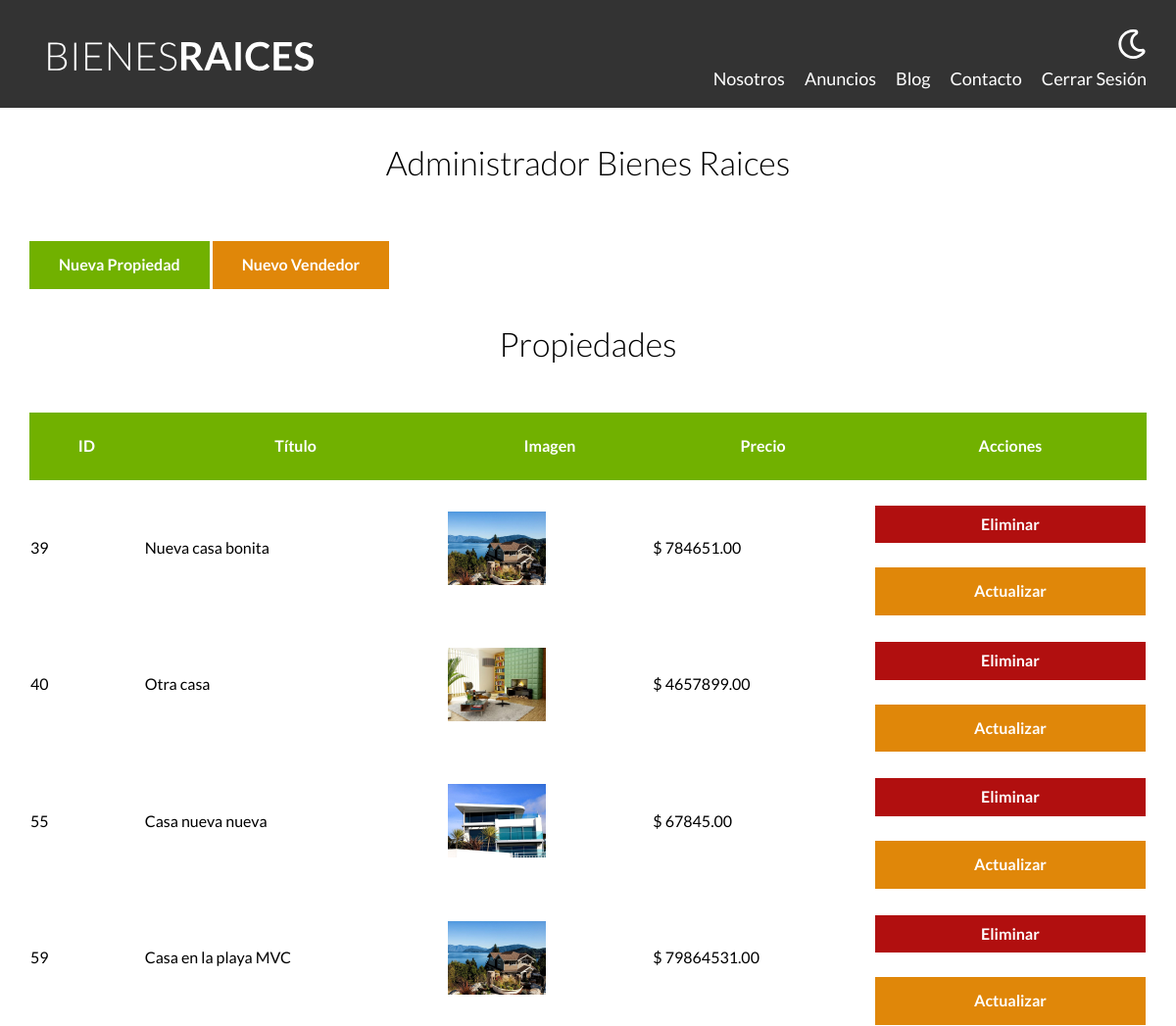
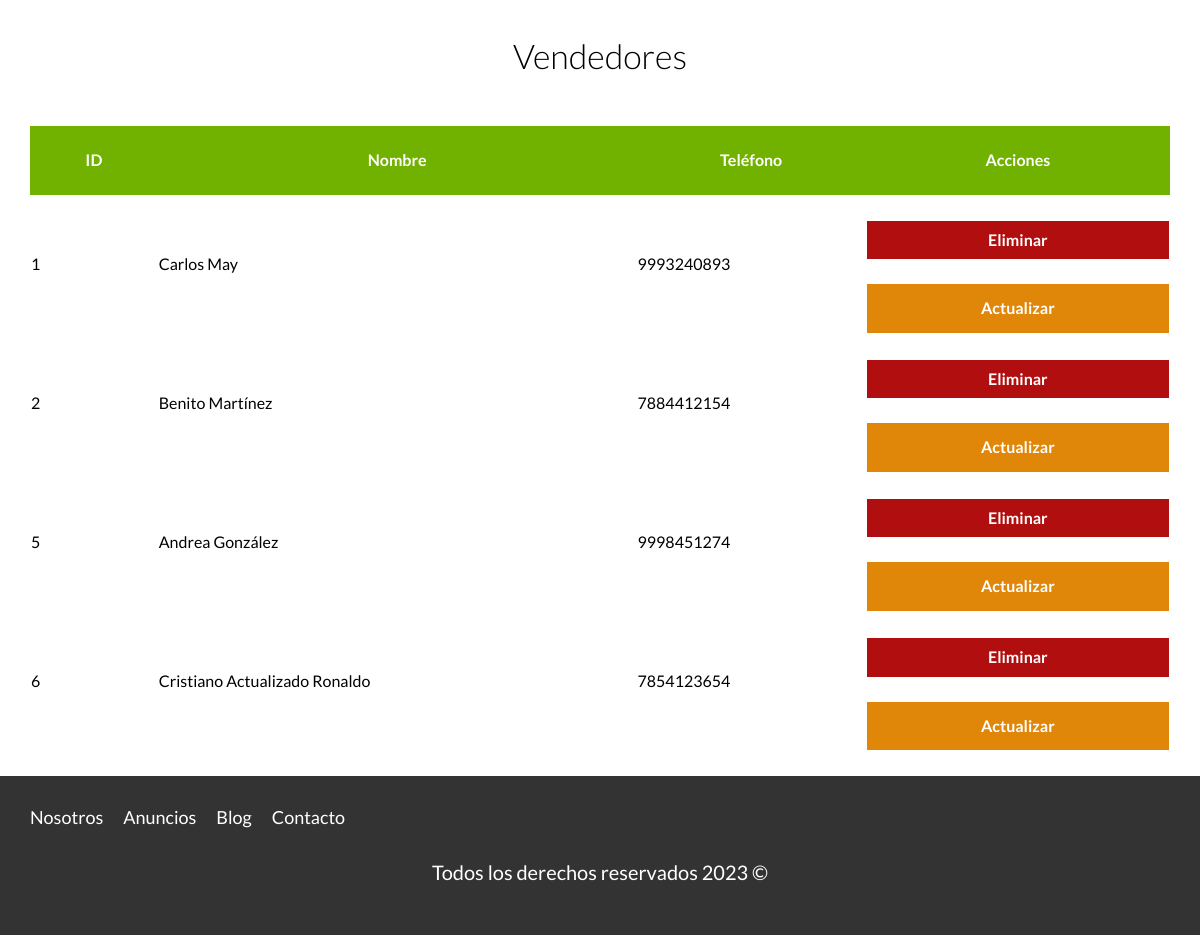
The page /admin (signed in) on the database its author committed (2 pictures, top to bottom).
### tables this page shows
CREATE TABLE `propiedades` (
  `id` int NOT NULL AUTO_INCREMENT,
  `titulo` varchar(45) DEFAULT NULL,
  `precio` decimal(10,2) DEFAULT NULL,
  `imagen` varchar(200) DEFAULT NULL,
  `descripcion` longtext,
  `habitaciones` int DEFAULT NULL,
  `wc` int DEFAULT NULL,
  `estacionamiento` varchar(45) DEFAULT NULL,
  `creado` date DEFAULT NULL,
  `vendedores_id` int NOT NULL,
  PRIMARY KEY (`id`),
  KEY `fk_propiedades_vendedores1_idx` (`vendedores_id`),
  CONSTRAINT `fk_propiedades_vendedores1` FOREIGN KEY (`vendedores_id`) REFERENCES `vendedores` (`id`)
);

CREATE TABLE `vendedores` (
  `id` int NOT NULL AUTO_INCREMENT,
  `nombre` varchar(45) DEFAULT NULL,
  `apellido` varchar(45) DEFAULT NULL,
  `telefono` varchar(10) DEFAULT NULL,
  PRIMARY KEY (`id`)
);

### controllers/PropiedadController.php (called while the page is built, shortened)
<?php
class PropiedadController{
    public static function index(Router $router){
        $propiedades = Propiedad::all();
        $vendedores = Vendedor::all();
        $resultado = $_GET["resultado"] ?? null;
        $router->render("propiedades/admin", [
            "propiedades" => $propiedades,
            "resultado" => $resultado,
            "vendedores" => $vendedores
        ]);
    }
}

### public/index.php (called while the page is built, shortened)
<?php
$router = new Router();
$router->get("/admin", [PropiedadController::class, "index"]);
$router->get("/propiedades/crear", [PropiedadController::class, "crear"]);
$router->post("/propiedades/crear", [PropiedadController::class, "crear"]);
$router->get("/propiedades/actualizar", [PropiedadController::class, "actualizar"]);
$router->post("/propiedades/actualizar", [PropiedadController::class, "actualizar"]);
$router->post("/propiedades/eliminar", [PropiedadController::class, "eliminar"]);
$router->get("/vendedores/crear", [VendedorController::class, "crear"]);
$router->post("/vendedores/crear", [VendedorController::class, "crear"]);
$router->get("/vendedores/actualizar", [VendedorController::class, "actualizar"]);
$router->post("/vendedores/actualizar", [VendedorController::class, "actualizar"]);
$router->post("/vendedores/eliminar", [VendedorController::class, "eliminar"]);
$router->get("/", [PaginasController::class, "index"]);
$router->get("/nosotros", [PaginasController::class, "nosotros"]);
$router->get("/propiedades", [PaginasController::class, "propiedades"]);
$router->get("/propiedad", [PaginasController::class, "propiedad"]);
$router->get("/blog", [PaginasController::class, "blog"]);
$router->get("/entrada", [PaginasController::class, "entrada"]);
$router->get("/contacto", [PaginasController::class, "contacto"]);
$router->post("/contacto", [PaginasController::class, "contacto"]);
$router->get("/login", [LoginController::class, "login"]);
$router->post("/login", [LoginController::class, "login"]);
$router->get("/logout", [LoginController::class, "logout"]);
$router->comprobarRutas();

### models/ActiveRecord.php (called while the page is built, shortened)
<?php
class ActiveRecord{
    protected static $db;
    protected static $tabla = "";
    public static function setDb ($db) {
        self::$db = $db;
    }
    public static function all(){
        $query = "SELECT * FROM " . static::$tabla;
        $resultado = self::consultarSql($query);
        return $resultado;
    }
    public static function consultarSql($query){
        $resultado = self::$db->query($query);
        $array = [];
        while($registro = $resultado->fetch_assoc()){
            $array[] = static::crearObjeto($registro);
        }
        return $array;
    }
    protected static function crearObjeto($registro){
        $objeto = new static;
        foreach ($registro as $key => $value){
            if (property_exists( $objeto, $key)){
                $objeto->$key = $value;
            }
        }
        return $objeto;
    }
}

### views/propiedades/admin.php (the view, shortened to what this page needs)
<main class="contenedor seccion">
        <h2>Administrador Bienes Raices</h2>
        <a href="/propiedades/crear" class="boton boton-verde">Nueva Propiedad</a>
        <a href="/vendedores/crear" class="boton boton-amarillo">Nuevo Vendedor</a>
        <h2>Propiedades</h2>
        <table class="propiedades">
            <thead>
                <tr>
                    <th>ID</th>
                    <th>Título</th>
                    <th>Imagen</th>
                    <th>Precio</th>
                    <th>Acciones</th>
                </tr>
            </thead>
            <tbody>
            <?php foreach ($propiedades as $propiedad):    ?>
                <tr>
                    <td><?php echo $propiedad->id; ?></td>
                    <td><?php echo $propiedad->titulo; ?></td>
                    <td><img  class="imagen-tabla"src="/imagenes/<?php echo $propiedad->imagen;   ?>" alt="Imagen"></td>
                    <td> $ <?php echo $propiedad->precio; ?></td>
                    <td>
                        <form method="POST" class="w-100" action="/propiedades/eliminar">
                            <input type="submit" class="boton-rojo-block" value="Eliminar"></input>
                        </form>
                        <a class="boton-amarillo-block"  href="/propiedades/actualizar?id=<?php echo $propiedad->id; ?>">Actualizar</a>
                    </td>
                </tr>
            <?php endforeach ?>
            </tbody>
        </table>
        <h2>Vendedores</h2>
<table class="propiedades">
    <thead>
        <tr>
            <th>ID</th>
            <th>Nombre</th>
            <th>Teléfono</th>
            <th>Acciones</th>
        </tr>
    </thead>
    <tbody>
    <?php foreach ($vendedores as $vendedor):    ?>
        <tr>
            <td><?php echo $vendedor->id; ?></td>
            <td><?php echo $vendedor->nombre . " " . $vendedor->apellido; ?></td>
            <td><?php echo $vendedor->telefono; ?></td>
            <td>
                <form method="POST" class="w-100" action="/vendedores/eliminar">
                    <input type="submit" class="boton-rojo-block" value="Eliminar"></input>
                </form>
                <a class="boton-amarillo-block"  href="/vendedores/actualizar?id=<?php echo $vendedor->id; ?>">Actualizar</a>
            </td>
        </tr>
    <?php endforeach ?>
    </tbody>
</table>
</main>

### Router.php (shortened to what this page needs)
<?php
class Router {
    public $rutasGET = [];
    public $rutasPOST = [];
    public function get($url, $fun){
        $this->rutasGET[$url] = $fun;
    }
    public function post($url, $fun){
        $this->rutasPOST[$url] = $fun;
    }
    public function comprobarRutas(){
        $urlActual = $_SERVER["PATH_INFO"] ?? "/";
        $metodo = $_SERVER["REQUEST_METHOD"];
        if($metodo === "GET"){
            $fun = $this->rutasGET[$urlActual] ?? null;
        } else {
            $fun = $this->rutasPOST[$urlActual] ?? null;
        }
        if($fun){
            call_user_func($fun, $this);
        } else {
            echo "Página no encontrada";
        }
    }
    public function render($view, $datos = []){
        include __DIR__ . "/views/$view.php";
        $contenido = ob_get_clean();
        include __DIR__ . "/views/Layout.php";
    }
}

### views/Layout.php (shortened to what this page needs)
<?php
    $auth = $_SESSION["login"] ?? false;
    if(!isset($inicio)){
        $inicio = false;
    }
?>
<!DOCTYPE html>
<html lang="en">
<head>
    <link rel="stylesheet" href="/build/css/app.css">
</head>
<body>
    <header class="header <?php echo $inicio ? "inicio" : ""; ?>">
        <div class="contenedor contenido-header">
            <div class="barra">
                <a href="/">
                <img src="/build/img/logo.svg" alt="Logo">
                </a>
                <div class="derecha">
                    <img class="boton-darkmode" src="/build/img/dark-mode.svg" alt="Boton dark mode">
                    <div class="navegacion">
                        <a href="/nosotros">Nosotros</a>
                        <a href="/propiedades">Anuncios</a>
                        <a href="/blog">Blog</a>
                        <a href="/contacto">Contacto</a>
                        <?php if ($auth){ ?>
                            <a href="/logout">Cerrar Sesión</a>
                        <?php } else { ?>
                            <a href="/login">Login</a>
                        <?php } ?>
                    </div>
                </div>
            </div>
        </div>
    </header>
    <?php
        echo $contenido;
    ?>
    <footer class="footer seccion">
        <div class="contenedor contenedor-footer">
            <div class="navegacion">
                <a href="/nosotros">Nosotros</a>
                <a href="/propiedades">Anuncios</a>
                <a href="/blog">Blog</a>
                <a href="/contacto">Contacto</a>
            </div>
        </div>
        <p class="copyright">Todos los derechos reservados <?php echo date("Y"); ?> &copy;</p>
    </footer>
</body>
</html>

### public/build/css/app.css (style rules this page uses)
html { -webkit-text-size-adjust:100%;line-height:1.15 }
body { margin:0 }
main { display:block }
a { background-color:transparent }
img { border-style:none }
button,input,optgroup,select,textarea { font-family:inherit;font-size:100%;line-height:1.15;margin:0 }
button,input { overflow:visible }
[type=button],[type=reset],[type=submit],button { -webkit-appearance:button }
html { box-sizing:border-box;font-size:62.5% }
*,:after,:before { box-sizing:inherit }
body { font-family:Lato,sans-serif;font-size:1.6rem;line-height:1.8 }
p { color:#000;font-size:2rem }
.contenedor { margin:0 auto;max-width:120rem;width:95% }
a { text-decoration:none }
img,picture { display:block;width:100% }
h1,h2,h3 { font-family:Lato,sans-serif;font-weight:300;margin:2.5rem 0;text-align:center }
h2 { font-size:3.4rem }
.seccion { margin-bottom:2.5rem;margin-top:2.5rem }
.w-100 { width:100% }
.boton-amarillo { background-color:#e08709;border:none;color:#fff;display:inline-block;font-weight:700;margin-top:2.5rem;padding:1rem 3rem;text-align:center;text-decoration:none }
.boton-amarillo-block { background-color:#e08709;border:none;color:#fff;display:block;font-weight:700;margin-top:2.5rem;padding:1rem 3rem;text-align:center;text-decoration:none }
.boton-verde { background-color:#71b100;border:none;color:#fff;display:inline-block;font-weight:700;margin-top:2.5rem;padding:1rem 3rem;text-align:center;text-decoration:none }
.boton-rojo-block { background-color:#b10f0f;border:none;color:#fff;display:block;font-weight:700;margin-top:2.5rem;padding:1rem 3rem;text-align:center;text-decoration:none;width:100% }
.header { background-color:#333;padding:1rem 0 3rem }
.contenido-header { display:flex;flex-direction:column;justify-content:space-between }
.footer { background-color:#333;margin-bottom:0;padding:2.5rem 0 }
.footer .navegacion { height:auto;opacity:1;visibility:visible }
.footer .copyright { color:#fff;text-align:center }
.barra { align-items:center;display:flex;flex-direction:column;padding-top:2rem }
@media (min-width:768px) { .barra { align-items:flex-end;flex-direction:row;justify-content:space-between } }
.derecha { align-items:center;display:flex;flex-direction:column }
@media (min-width:768px) { .derecha { align-items:flex-end } }
.derecha .boton-darkmode { filter:invert(100%);margin-bottom:2rem;margin-top:3rem;width:3rem }
@media (min-width:768px) { .derecha .boton-darkmode { margin-top:0 } }
.navegacion { height:0;opacity:0;transition:visibility .3s ease-in-out,opacity .5s linear,height .5s linear;visibility:hidden }
@media (min-width:768px) { .navegacion { align-items:center;display:flex;opacity:1;visibility:visible } }
.navegacion a { color:#fff;display:block;font-size:2.2rem;text-align:center;text-decoration:none }
@media (min-width:768px) { .navegacion a { font-size:1.8rem;margin-right:2rem } }
@media (min-width:768px) { .navegacion a:last-of-type { margin-right:0 } }
table.propiedades { border-spacing:0;margin-top:4rem;width:100% }
table.propiedades thead { background-color:#71b100 }
table.propiedades thead th { color:#fff;padding:2rem }
table.propiedades .imagen-tabla { width:10rem }

### rows shown on the page
propiedades: id "39", titulo "Nueva casa bonita", imagen (picture), precio "784651.00"
propiedades: id "40", titulo "Otra casa", imagen (picture), precio "4657899.00"
propiedades: id "55", titulo "Casa nueva nueva", imagen (picture), precio "67845.00"
propiedades: id "59", titulo "Casa en la playa MVC", imagen (picture), precio "79864531.00"
vendedores: id "1", nombre "Carlos", apellido "May", telefono "9993240893"
vendedores: id "2", nombre "Benito", apellido "Martínez", telefono "7884412154"
vendedores: id "5", nombre "Andrea", apellido "González", telefono "9998451274"
vendedores: id "6", nombre "Cristiano Actualizado", apellido "Ronaldo", telefono "7854123654"
